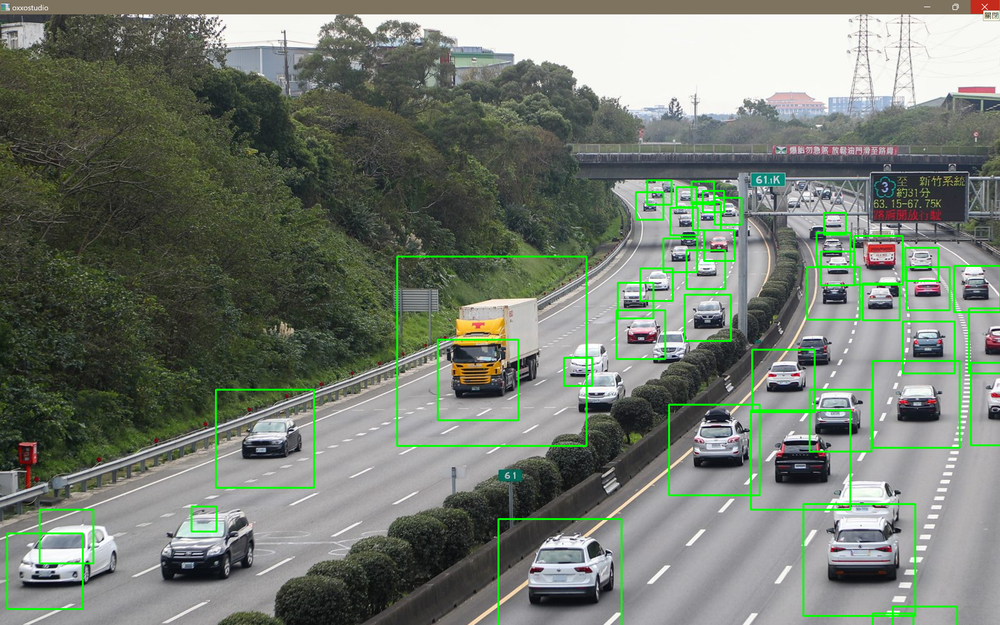
#> input picture 10Image_Recognition/汽車偵測/螢幕擷取畫面 2024-08-28 164747.png, 1000 x 625 px, shrunk from 3200 x 2000 before the run, given in place of the camera
$ python car_move.py
#> lines starting #> are read from the running program, lines starting #| are printed output that depends on the picture; after the words box and inside, x2 and y2 are one past the last pixel; in counts of white or black regions, pixels touching at a corner belong together
import cv2

# 開啟攝像頭
cap = cv2.VideoCapture(0)  # 0 代表第一個攝像頭，如果有多個攝像頭可以使用 1, 2 等等來選擇

# 讀取汽車模型
car = cv2.CascadeClassifier("cars.xml")

while True:
    # 從攝像頭讀取每一幀
    ret, img = cap.read()
#> img is the input picture: shape (625, 1000, 3); mean B, G, R 113, 124.3, 116.3

    if not ret:
        print("未能讀取影像，請檢查攝像頭連接")
        break

    gray = cv2.cvtColor(img, cv2.COLOR_BGR2GRAY)  # 轉換成黑白影像
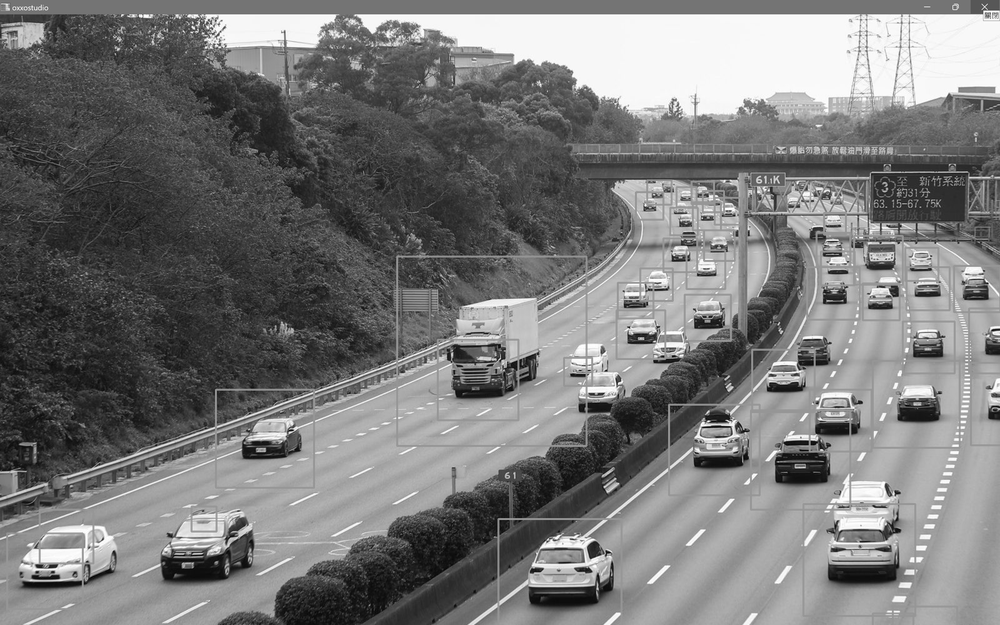
#> gray: shape (625, 1000); min 1, max 255, mean 120.6
    gray = cv2.medianBlur(gray, 5)  # 模糊化去除雜訊
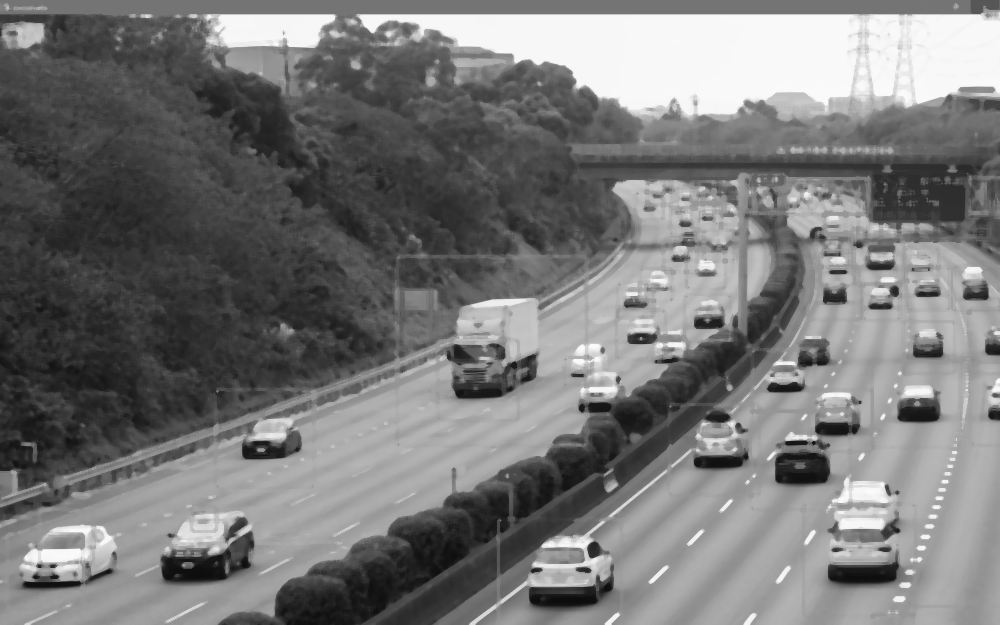
#> gray: shape (625, 1000); min 12, max 252, mean 119.9

    # 偵測汽車
    cars = car.detectMultiScale(gray, 1.1, 3)
#> cars = 27 rows, first 6: [636, 193, 26, 26], [673, 210, 24, 24], [192, 508, 23, 23], [664, 240, 30, 30], [525, 555, 26, 26], [568, 553, 29, 29]

    for (x, y, w, h) in cars:
        cv2.rectangle(img, (x, y), (x+w, y+h), (0, 255, 0), 2)  # 繪製外框
#> this loop made 27 passes
#> (x, y, w, h) on passes 1 to 12: (636, 193, 26, 26), (673, 210, 24, 24), (192, 508, 23, 23), (664, 240, 30, 30), (525, 555, 26, 26), (568, 553, 29, 29), (859, 280, 42, 42), (905, 265, 45, 45), (856, 235, 48, 48), (684, 248, 41, 41), (616, 281, 39, 39), (952, 267, 46, 46)
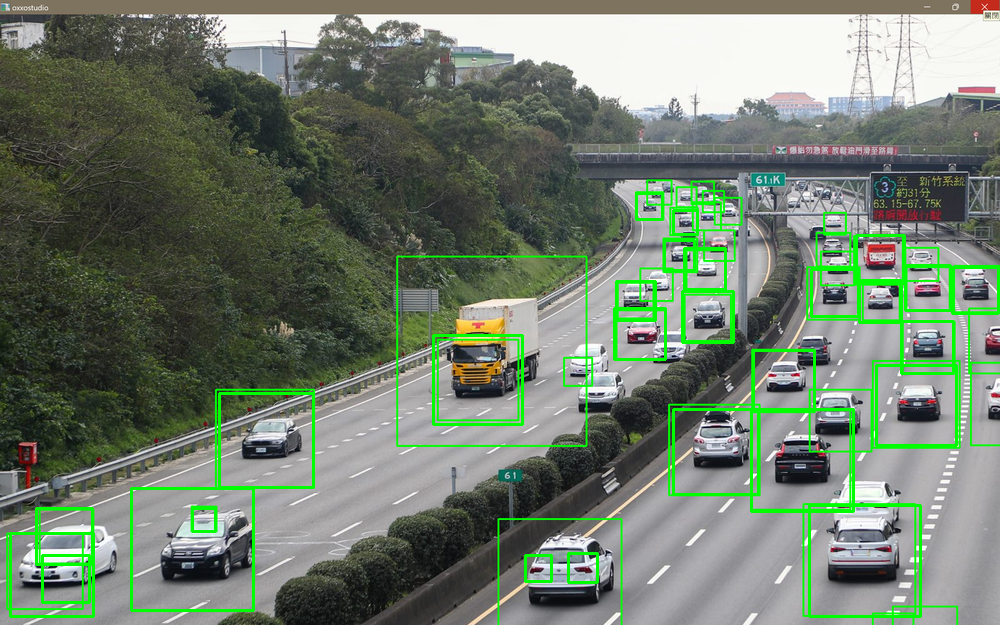
#> img: shape (625, 1000, 3); 2.57% of pixels changed, all inside (x1, y1, x2, y2) = (9, 192, 1000, 618)

    # 顯示結果
    cv2.imshow('oxxostudio', img)

    # 按下 'q' 鍵退出迴圈
    if cv2.waitKey(1) & 0xFF == ord('q'):
#> (key q is pressed here)
        break

# 釋放攝像頭並關閉所有視窗
cap.release()
cv2.destroyAllWindows()
